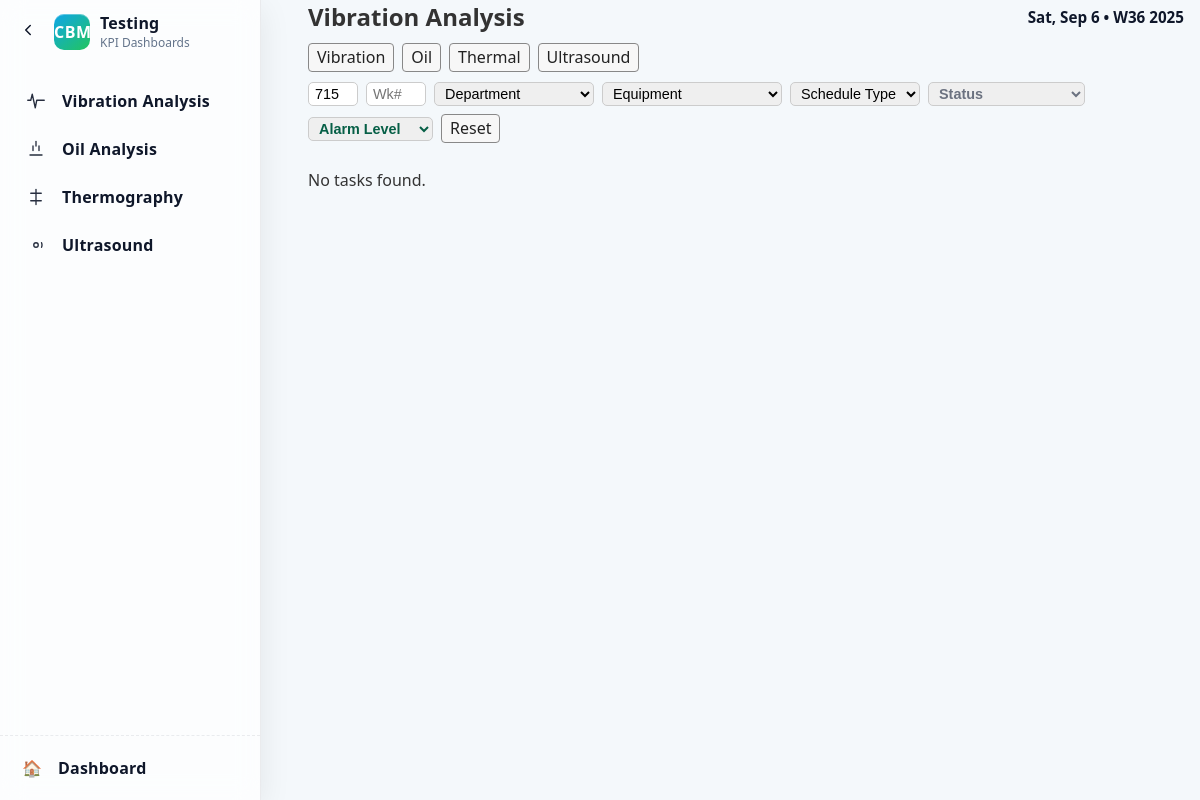
Before: /technician/category/vibration?planner_id=715 with the older database file.
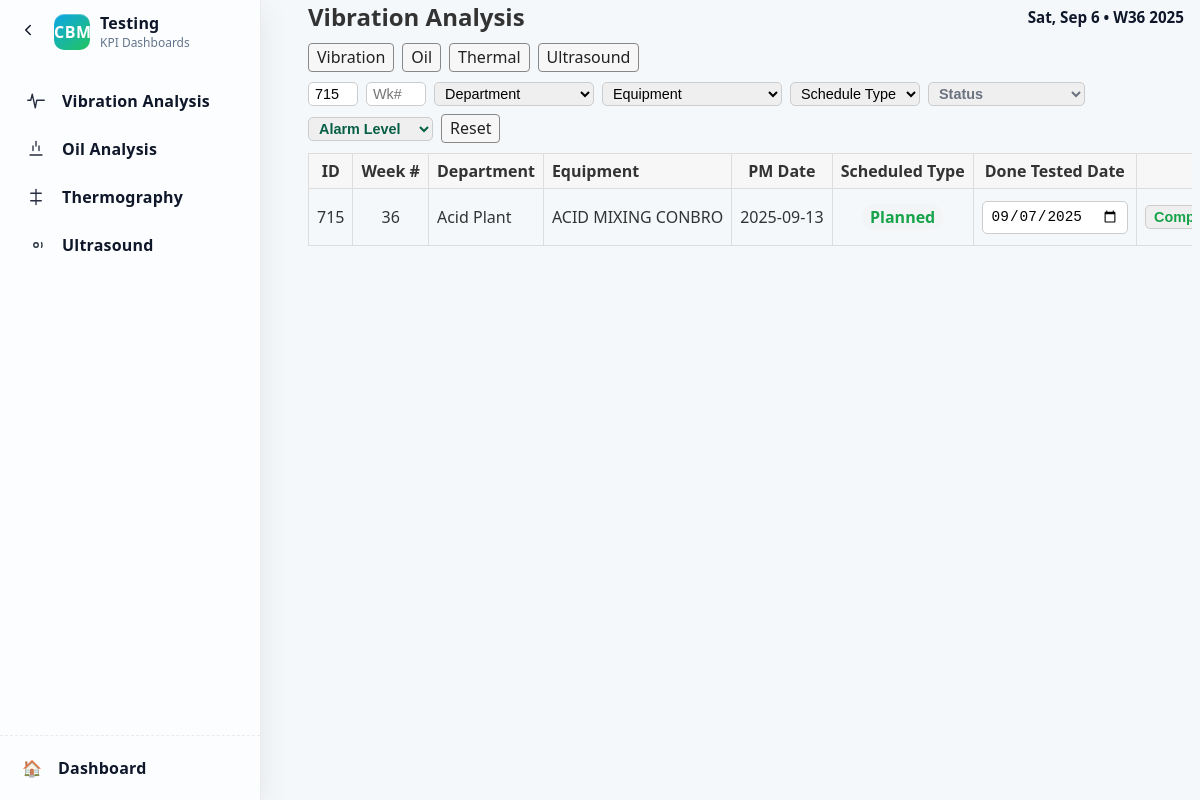
After: the same page with the newer database file.
### app/models.py (models this page shows)
class CBMTesting(db.Model):
    __tablename__ = 'CBM_Testing'
    Testing_ID = db.Column(db.Integer, primary_key=True)
    CBM_Technician_ID = db.Column(db.Integer, db.ForeignKey('CBM_Technician.CBM_ID'))
    Equipment_ID = db.Column(db.Integer, db.ForeignKey('Equipment.EquipmentID'))
    Test_Date = db.Column(db.Text)
    Result = db.Column(db.Text)
    technician = db.relationship('CBMTechnician', backref='testings')
    equipment = db.relationship('Equipment', backref='testings')

### tables this page shows
CREATE TABLE Planner (
    id INTEGER PRIMARY KEY AUTOINCREMENT,
    week_number INTEGER,
    year INTEGER,
    department TEXT,
    equipment TEXT,
    date TEXT,
    day TEXT,
    pm_date TEXT,
    schedule_type TEXT DEFAULT 'Planned',
    proposed_target_date TEXT
);

### app/technician_routes.py (the view)
@technician.route('/category/<category>')
def by_category(category: str):
    if category not in _TEST_TYPE_LABELS:
        abort(404)
    return _render_type_page(category, f'technician/{category}.html')

### app/technician_routes.py (called while the page is built)
def _row_to_task_dict(row):
    try:
        done_date = row['Done_Tested_Date']
    except Exception:
        try:
            done_date = row.get('Done_Tested_Date')
        except Exception:
            done_date = None
    return dict(
        id=row['Testing_ID'],
        planner_id=row['planner_id'],
        testing_type=row['Test_Type'],
        status=row['Status'] or ('done' if (row['Done'] or 0) == 1 else 'todo'),
        alarm_level=row['Alarm_Level'],
        notes=row['Notes'],
        equipment=row['equipment'],
        department=row['department'],
        week_number=row['week_number'],
        year=row['year'],
        done_tested_date=done_date,
    updated_at=(row.get('updated_at') if isinstance(row, dict) else None),
    )

### app/templates/technician/vibration.html
{% extends 'technician/_type_base.html' %}
{% block content %}{{ super() }}{% endblock %}

### app/templates/technician/_type_base.html (shortened to what the changed rows need)
<!DOCTYPE html>
<html lang="en">
<head>
  <link rel="stylesheet" href="/static/style.css">
</head>
<body>
  <div class="app-shell">
  <main class="container tech-container">
  {% block content %}
    <div style="margin-bottom:10px; display:flex; align-items:center; justify-content:space-between; gap:12px;">
      <h2 style="margin:0;">{{ page_title }}</h2>
      <div class="date-indicator" aria-hidden="true">
        <div class="date-left"><div id="date-indicator-date" class="date-indicator-date"></div><div id="date-indicator-day" class="date-indicator-day"></div></div>
      </div>
    </div>
    <nav style="margin-bottom:10px; display:flex; gap:8px; flex-wrap:wrap;">
      <a class="btn" href="/technician/vibration">Vibration</a>
      <a class="btn" href="/technician/oil">Oil</a>
      <a class="btn" href="/technician/thermal">Thermal</a>
      <a class="btn" href="/technician/ultrasonic">Ultrasound</a>
    </nav>
    <form method="get" id="techFilterForm" class="inline auto-filter-form" style="gap:8px; flex-wrap:wrap; margin-bottom:10px;">
  <input type="text" name="planner_id" value="{{ (filters.planner_id if filters) or '' }}" placeholder="ID#" style="width:50px;" />
  <input type="number" name="week_number" value="{{ (filters.week_number if filters) or '' }}" placeholder="Wk#" style="width:60px;" />
      <select name="department" style="width:160px;">
      </select>
      <select name="equipment" style="width:180px;">
      </select>
      <select name="schedule_type">
      </select>
      <select name="status">
      </select>
      {% set is_validation = filters and (filters.schedule_type or '')|lower == 'validation' %}
      <select name="alarm_level">
      </select>
      <a class="btn" href="{{ request.path }}">Reset</a>
    </form>
    {% if tasks|length == 0 %}
      <p>No tasks found.</p>
    {% else %}
    <div style="overflow-x:auto;">
      <table class="table" style="white-space:nowrap;">
        <thead>
          <tr>
            <th class="text-center">ID</th>
            <th class="text-center">Week #</th>
            <th class="text-left">Department</th>
            <th class="text-left">Equipment</th>
            <th class="text-center">PM Date</th>
            <th class="text-center">Scheduled Type</th>
            <th class="text-center">Done Tested Date</th>
            <th class="text-center">Status</th>
          </tr>
        </thead>
        <tbody>
          {% for t in tasks %}
          <tr>
            <td class="text-center">{{ t.planner_id or '' }}</td>
            <td class="text-center">{{ t.week_number or '' }}</td>
            <td class="text-left">{{ t.department }}</td>
            <td class="text-left">{{ t.equipment }}</td>
            <td class="text-center">{{ t.pm_date or '' }}</td>
            <td class="text-center">
              {% set sc = (t.schedule_type or '') %}
              {% if sc %}
                {% set scl = sc|lower %}
                <span class="{{ 'schedule-planned' if scl=='planned' else ('schedule-unplanned' if scl=='unplanned' else 'schedule-validation') }}">{{ sc }}</span>
              {% else %}
                -
              {% endif %}
            </td>
            <td class="text-center">
              <input type="date" name="done_tested_date" form="update-{{ t.id }}" value="{{ (t.done_tested_date or '')[:10] }}" />
            </td>
            <td class="text-center">
              {% set s = (t.status or '') %}
              <select name="status" form="update-{{ t.id }}">
                <option value="Completed" {% if s|lower in ['completed','done'] %}selected{% endif %}>Completed</option>
              </select>
            </td>
              {% set scl = (t.schedule_type or '')|lower %}
          </tr>
          {% endfor %}
        </tbody>
      </table>
    </div>
    {% endif %}
  {% endblock %}
  </main>
</body>
</html>

Changed rows visible on the page:
added CBMTesting: Test_Type "Vibration Analysis", planner "715", week_number "36", department "Acid Plant", equipment "ACID MIXING CONBRO", pm_date "2025-09-13", done_tested_date "09/07/2025", status "Completed"
added Planner: schedule_type "Planned"
Other visible differences:
{{ page_title }}: "Vibration Analysis" → (not shown)
text no longer shown: "No tasks found."
text now shown: "ID Week # Department Equipment PM Date Scheduled Type Done Tested Date"
